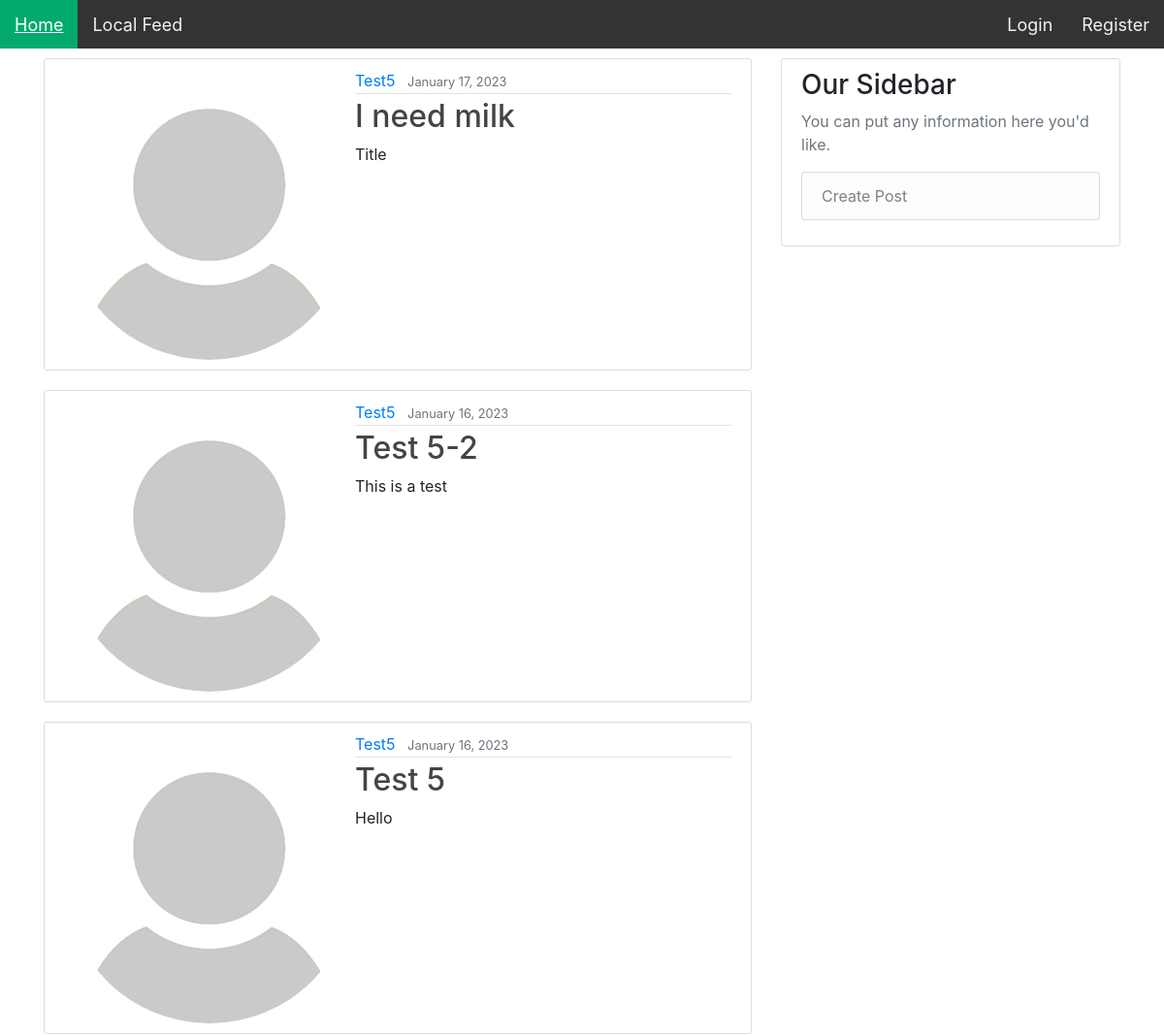
The app's page /feed/ (upper part), older data.
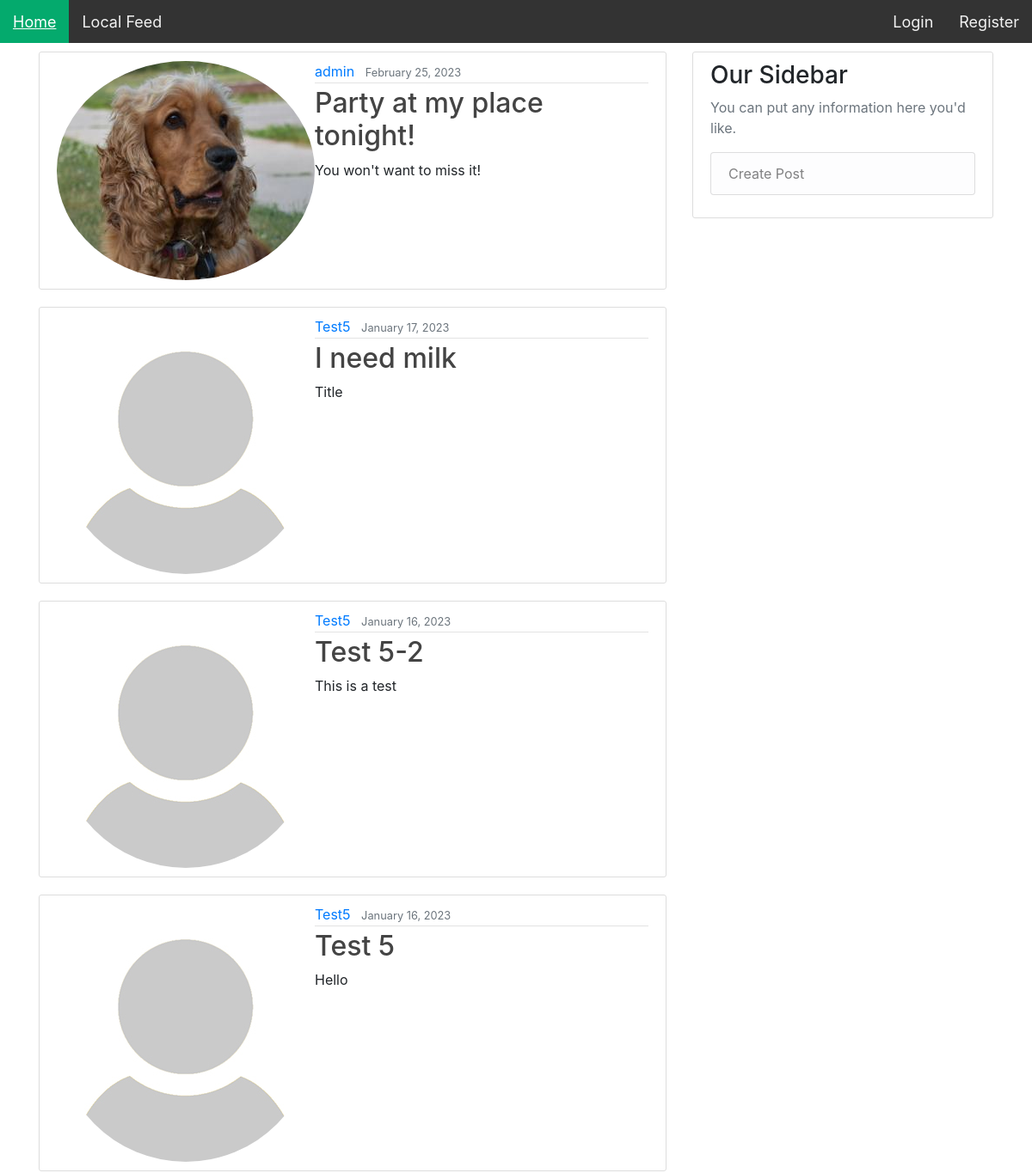
The same page, newer data.
### map/models.py (models this page shows, shortened)
class Post(models.Model):
    title = models.CharField(max_length=150)
    content = models.TextField()
    date_posted = models.DateTimeField(default=timezone.now)
    author = models.ForeignKey(User, on_delete=models.CASCADE)
    likes = models.ManyToManyField(User, blank=True, related_name='likes')
    dislikes = models.ManyToManyField(User, blank=True, related_name='dislikes')

### users/models.py (models this page shows, shortened)
class Profile(models.Model):
    user = models.OneToOneField(User, on_delete=models.CASCADE, related_name='profile')
    image = models.ImageField(default='default.jpg', upload_to='profile_pics')
    house = models.ForeignKey(House, null=True, blank=True, on_delete=models.SET_NULL)

### map/views.py (the view)
# urls.py: path("feed/", PostListView.as_view(), name='map-feed'),
class PostListView(ListView):
    model = Post
    template_name = 'map/feed.html'
    context_object_name = 'posts'
    ordering = ['-date_posted']
    paginate_by = 15

### BackyardBuddies/map/templates/map/feed.html (shortened to what this page needs)
{% extends "map/base.html" %}
{% block content %}
	{% for post in posts %}
		<article class="media content-section">
		  <img class="rounded-circle" src="{{ post.author.profile.image.url }}">
		  <div class="media-body">
			<div class="article-metadata">
			  <a class="mr-2" href="#">{{ post.author }}</a>
			  <small class="text-muted">{{ post.date_posted|date:"F d, Y" }}</small>
			</div>
			<h2><a class="article-title" href="{% url 'post-detail' post.id %}">{{ post.title }}</a></h2>
			<p class="article-content">{{ post.content }}</p>
		  </div>
		</article>
	{% endfor %}
{% endblock content %}
{% block sidebar %}
	<div class="col-md-4">
	  <div class="content-section">
		<h3>Our Sidebar</h3>
		<p class='text-muted'>You can put any information here you'd like.
		  <ul class="list-group">
			<a class="list-group-item list-group-item-light" href="{% url 'post-create' %}">Create Post</a>
		  </ul>
		</p>
	  </div>
	</div>
{% endblock %}

Row changes from the older to the newer data that the page shows:
added Post: author.profile.image (picture), author "admin", date_posted "February 25, 2023", title "Party at my place tonight!", content "You won't want to miss it!"
